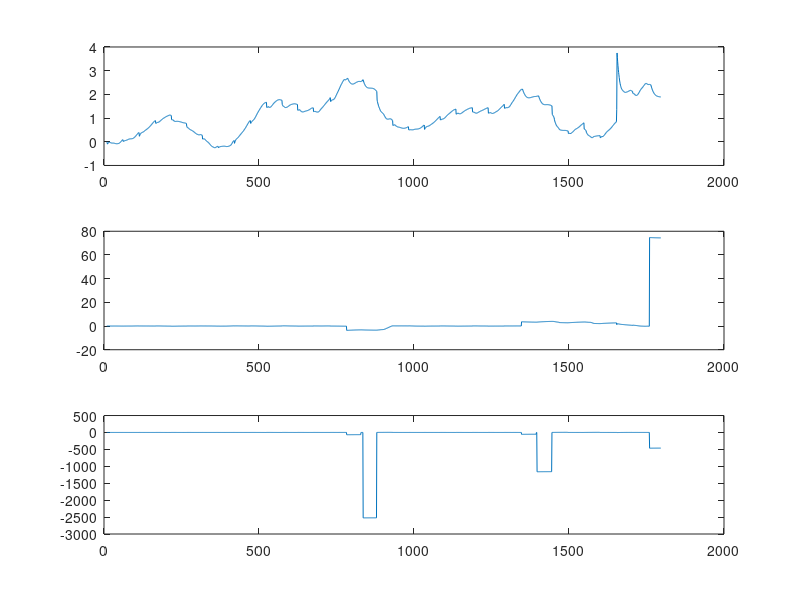

MATLAB code for this plot:
load UnperturbedRun.mat
xHatUnperturbed = xHat;
clearvars -except xHatUnperturbed
load PerturbedRun.mat
xHatPerturbed = xHat;
clearvars -except xHatUnperturbed xHatPerturbed
err = xHatUnperturbed - xHatPerturbed;

% close all;
figure()
for i = 1:3
    ax(i) = subplot(3,1,i);
    plot(err(i,:));
end
